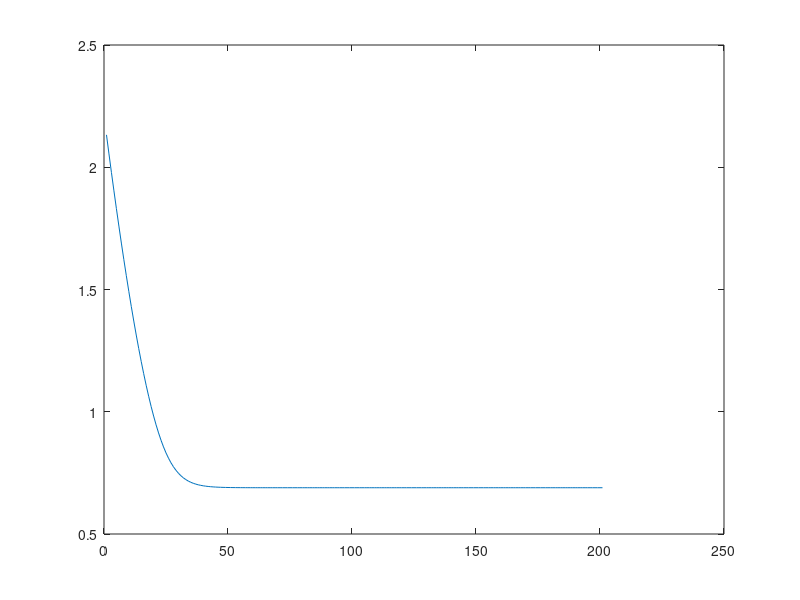

Source code (MATLAB):
% computeDelLDelthetFull = @(Xlessr,prodMean,lambda,D,currThet) Xlessr'*(1 - sigmf(Xlessr*currThet,[2,0])) - prodMean' + lambda*D*currThet;


computeDelLDelthetFull = @(Xlessr,prodMean,lambda,D,currThet,N) 1/N*Xlessr'*tanh(Xlessr*currThet) - prodMean' + lambda*D*currThet;


computeLFull = @(Xlessr,meanProd,lambda,D,currThet) mean(log(cosh(Xlessr*currThet)) + log(2)) - meanProd*currThet + lambda/2*currThet'*D*currThet;
rmax = 12;
N = 2000;
r = 1;
nosperupdate = 200;
lambda = 0.1;

X = randn(N,rmax);
X = sign(X);

thet = randn(rmax - 1,1);
Xlessr = X(:,[1:r - 1,r + 1:rmax]);

Xprod = (X(:,r)*ones(1,rmax - 1)).*Xlessr;
meanProd = mean(Xprod,1);

Q = orth(randn(rmax - 1,rmax - 1));
eigenvals = abs(randn(rmax - 1,1) + 0.3);
D = Q*diag(eigenvals)*Q';

ss = 0.1;

iterloss = zeros(1,nosperupdate + 1);
iterloss(1) = computeLFull(Xlessr,meanProd,lambda,D,thet);
for ii = 1:nosperupdate
    thet = thet - ss*computeDelLDelthetFull(Xlessr,meanProd,lambda,D,thet,N);
    
    iterloss(ii + 1) = computeLFull(Xlessr,meanProd,lambda,D,thet);
end
plot(iterloss)